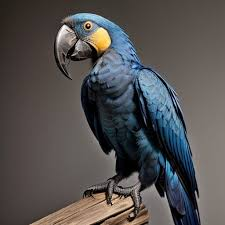
#> input picture bird.jpeg, 225 x 225 px, found by its file name
$ jupyter execute exam4.ipynb   (text cells are left out)
#> lines starting #> are read from the running program, lines starting #| are printed output that depends on the picture; pictures that were not available may be replaced by others from this repository, and a replacement may not be noted
[cell 1]
import numpy as np
import matplotlib.pyplot as plt
import cv2

[cell 2]
img=cv2.imread('E:\\BG\\bird.jpeg',0)
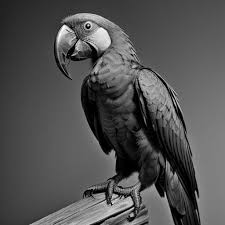
#> img: shape (225, 225); min 0, max 255, mean 81.8

[cell 3]
grayscale=range(256)

def histogram(image):
 pixels=img.flatten().tolist()
#> pixels = 50625 items
 hist=[]
 prob=[]
 c_prob=[]

 p=0
 for i in grayscale:
    freq=pixels.count(i)
    hist.append(freq)
    probability=freq/len(pixels)
    prob.append(probability)
    p+=probability
    c_prob.append(p)
#> this loop made 256 passes
#> (freq, probability, p) on passes 1 to 3: (853, 0.0168, 0.0168), (283, 0.00559, 0.0224), (234, 0.00462, 0.0271)
#> after the loop, c_prob = 256 values from 0.0168 to 1; hist = 256 values, max 853 at index 0, min 0 at index 237, mean 197.8; p = 1; prob = 256 values, max 0.0168 at index 0, min 0 at index 237, mean 0.00391
 return hist,prob,c_prob
hist,prob,c_prob=histogram(img)
#> c_prob = 256 values from 0.0168 to 1
plt.bar(grayscale,hist)
plt.xlabel('Grayscale')
plt.ylabel('Frequency')
plt.title('Histogram')
plt.show()
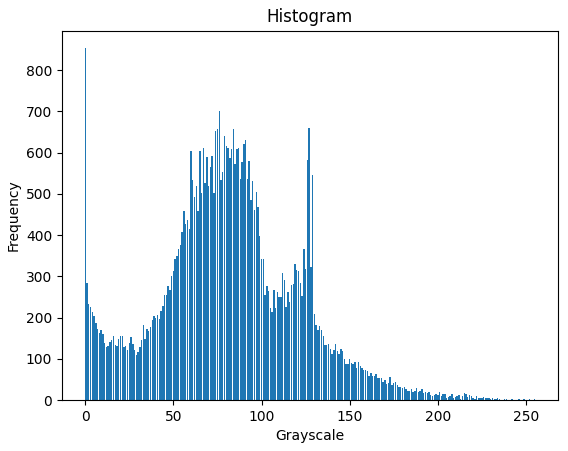
#> figure drawn by matplotlib, 1 panel; tallest bar 853 high, from x = -0.4 to 0.4

[cell 4]
cap=cv2.VideoCapture("E:\\BG\\vid.mp4")
while True:
    ret,frame=cap.read()
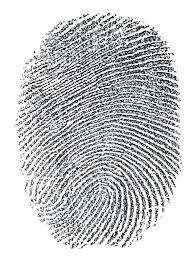
#> input picture images.jpeg, 194 x 260 px, given in place of vid.mp4, which was not available
#> frame is the input picture: shape (260, 194, 3); mean B, G, R 201.6, 200.6, 200.2
    if not ret:
        break
    frame=cv2.resize(frame,(700,500))
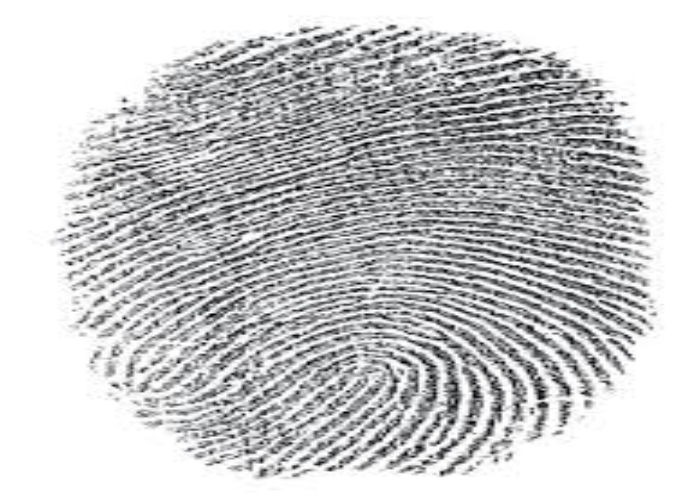
#> frame: shape (500, 700, 3); mean B, G, R 201.5, 200.5, 200.1
    gray=cv2.cvtColor(frame,cv2.COLOR_BGR2GRAY)
    hist,prob,c_prob=histogram(gray)
#> the loop in histogram (call 2), `for i in grayscale:` made 256 passes
    plt.bar(grayscale,hist)
    plt.xlabel('Grayscale')
    plt.ylabel('Frequency')
    plt.title('Histogram')
    plt.show()
    cv2.imshow('Original Video',frame)
    cv2.imshow('Grayscale Video',gray)
    k=cv2.waitKey(30) & 0xFF
#> (key Esc is pressed here)
    if k==27:
        break
    cap.release()
    cv2.destroyAllWindows()
